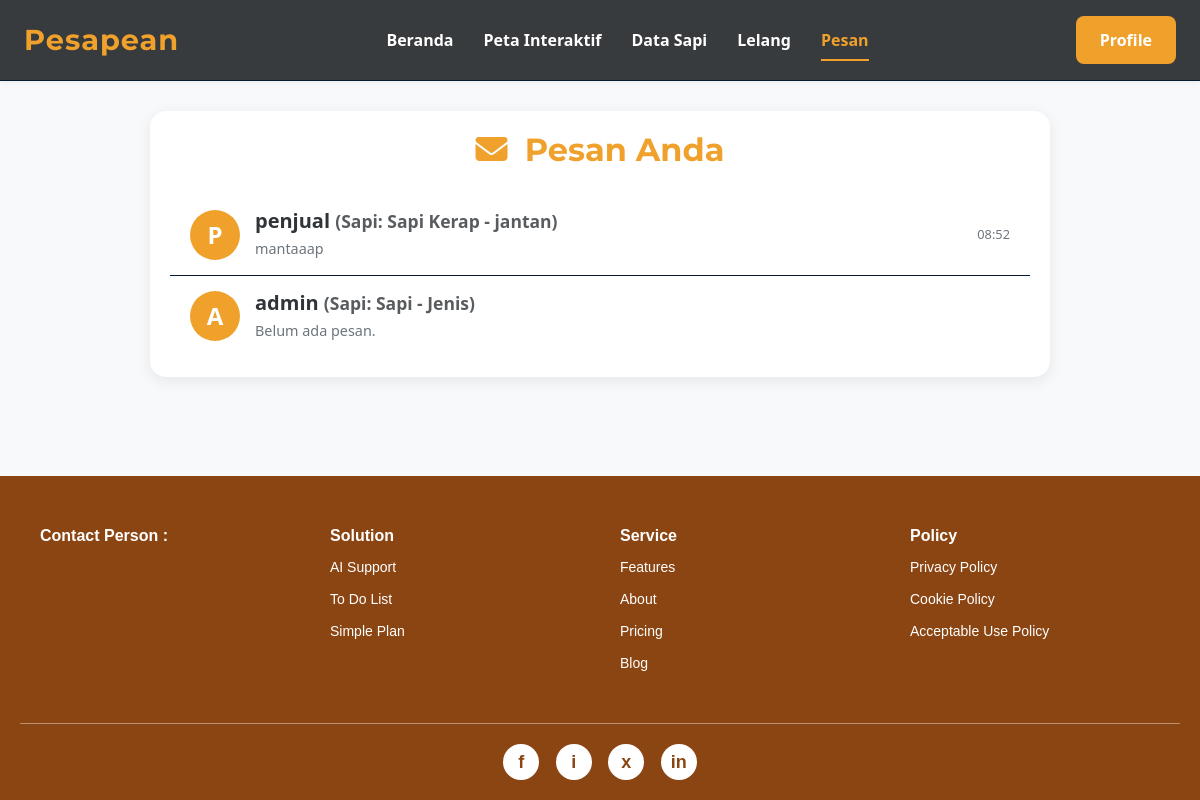
The app's page /pembeli/pesan.php (signed in) with its own data.
### tables this page shows
CREATE TABLE `chatRooms` (
  `id_chatRooms` int NOT NULL,
  `id_sapi` int DEFAULT NULL,
  `user1_id` int NOT NULL,
  `user2_id` int NOT NULL,
  `chat_type` enum('sapi_chat','admin_chat') NOT NULL DEFAULT 'sapi_chat',
  `createdAt` datetime DEFAULT CURRENT_TIMESTAMP,
  `updatedAt` datetime DEFAULT CURRENT_TIMESTAMP ON UPDATE CURRENT_TIMESTAMP
);

CREATE TABLE `macamsapi` (
  `id_macamSapi` int NOT NULL,
  `name` varchar(100) DEFAULT NULL
);

CREATE TABLE `data_sapi` (
  `id_sapi` int NOT NULL,
  `id_macamSapi` int DEFAULT NULL,
  `foto_sapi` varchar(255) DEFAULT NULL,
  `harga_sapi` int DEFAULT NULL,
  `nama_pemilik` varchar(100) DEFAULT NULL,
  `alamat_pemilik` varchar(255) DEFAULT NULL,
  `nomor_pemilik` varchar(20) DEFAULT NULL,
  `email_pemilik` varchar(100) DEFAULT NULL,
  `createdAt` datetime DEFAULT NULL,
  `updatedAt` datetime DEFAULT NULL,
  `latitude` varchar(50) DEFAULT NULL,
  `longitude` varchar(50) DEFAULT NULL,
  `jenis_kelamin` enum('jantan','betina') DEFAULT NULL,
  `id_user_penjual` int DEFAULT NULL
);

### pembeli/pesan.php (the view, shortened to what this page needs)
<?php
include '../koneksi.php';
$current_user_id = $_SESSION['id_user'];
$query = "SELECT
            cr.id_chatRooms,
            cr.id_sapi,
            cr.user1_id,
            cr.user2_id,
            ds.jenis_kelamin AS sapi_jenis_kelamin,
            ms.name AS sapi_jenis_sapi,
            CASE
                WHEN cr.user1_id = ? THEN u2.username
                ELSE u1.username
            END AS chat_partner_username,
            CASE
                WHEN cr.user1_id = ? THEN cr.user2_id
                ELSE cr.user1_id
            END AS chat_partner_id,
            (SELECT pesan FROM chatMessage WHERE id_chatRooms = cr.id_chatRooms ORDER BY waktu_kirim DESC LIMIT 1) AS last_message,
            (SELECT waktu_kirim FROM chatMessage WHERE id_chatRooms = cr.id_chatRooms ORDER BY waktu_kirim DESC LIMIT 1) AS last_message_time
          FROM
            chatRooms cr
          LEFT JOIN
            data_sapi ds ON cr.id_sapi = ds.id_sapi
          LEFT JOIN
            macamSapi ms ON ds.id_macamSapi = ms.id_macamSapi
          LEFT JOIN
            users u1 ON cr.user1_id = u1.id_user
          LEFT JOIN
            users u2 ON cr.user2_id = u2.id_user
          WHERE
            cr.user1_id = ? OR cr.user2_id = ?
          ORDER BY
            last_message_time DESC, cr.updatedAt DESC";
$stmt = mysqli_prepare($koneksi, $query);
mysqli_stmt_bind_param($stmt, "iiii", $current_user_id, $current_user_id, $current_user_id, $current_user_id);
mysqli_stmt_execute($stmt);
$result = mysqli_stmt_get_result($stmt);
?>
<!DOCTYPE html>
<html lang="id">
<head>
    <link rel="stylesheet" href="../style.css">
    <link rel="stylesheet" href="https://cdnjs.cloudflare.com/ajax/libs/font-awesome/6.5.0/css/all.min.css">
    <link href="https://cdn.jsdelivr.net/npm/bootstrap@5.3.3/dist/css/bootstrap.min.css" rel="stylesheet">
</head>
<body>
    <header class="main-header">
        <nav class="navbar">
            <div class="logo">
                <a href="beranda.php">Pesapean</a>
            </div>
            <ul class="nav-links">
                <li><a href="beranda.php">Beranda</a></li>
                <li><a href="peta.php">Peta Interaktif</a></li>
                <li><a href="data_sapi.php?jenis=sonok">Data Sapi</a></li>
                <li><a href="lelang.php">Lelang</a></li>
                <li><a href="pesan.php" class="active">Pesan</a></li>
            </ul>
            <div class="auth-links">
                <?php
                if (isset($_SESSION['id_user'])) {
                    echo '<a href="../auth/profile.php" class="btn btn-primary">Profile</a>';
                } else {
                    echo '<a href="../auth/login.php" class="btn btn-primary">Login</a>';
                    echo '<a href="../auth/register.php" class="btn btn-outline-primary">Daftar</a>';
                }
                ?>
            </div>
        </nav>
    </header>
    <div class="main-content">
        <div class="container">
            <div class="messages-container">
                <h2><i class="fas fa-envelope me-2"></i> Pesan Anda</h2>
                <?php if (mysqli_num_rows($result) > 0): ?>
                    <?php while ($chat = mysqli_fetch_assoc($result)): ?>
                        <?php
                        $chat_partner_id_for_link = ($chat['user1_id'] == $current_user_id) ? $chat['user2_id'] : $chat['user1_id'];
                        $sapi_display = ($chat['sapi_jenis_sapi'] ?? 'Sapi') . ' - ' . ($chat['sapi_jenis_kelamin'] ?? 'Jenis');
                        ?>
                        <a href="chat.php?sapi_id=<?= htmlspecialchars($chat['id_sapi']) ?>&recipient_id=<?= htmlspecialchars($chat_partner_id_for_link) ?>" class="chat-list-item">
                            <div class="chat-avatar">
                                <?= strtoupper(substr($chat['chat_partner_username'], 0, 1)) ?>
                            </div>
                            <div class="chat-details">
                                <h5><?= htmlspecialchars($chat['chat_partner_username']) ?> <small class="text-muted">(Sapi: <?= htmlspecialchars($sapi_display) ?>)</small></h5>
                                <p><?= htmlspecialchars($chat['last_message'] ?? 'Belum ada pesan.') ?></p>
                            </div>
                            <div class="chat-time">
                                <?php
                                if ($chat['last_message_time']) {
                                    echo date('H:i', strtotime($chat['last_message_time']));
                                }
                                ?>
                            </div>
                        </a>
                    <?php endwhile; ?>
                <?php else: ?>
                    <div class="alert alert-info text-center" role="alert">
                        <i class="fas fa-info-circle me-2"></i> Belum ada percakapan.
                    </div>
                <?php endif; ?>
            </div>
        </div>
    </div>
    <?php include '../footer.php'; ?>
</body>
</html>

### style.css (style rules this page uses)
:root { --primary-color: #f0c040; --secondary-color: #333; --accent-color: #555; --background-light: #f8f8f8; --text-color: #333; --white-color: #ffffff; --border-radius: 8px; --transition-speed: 0.3s ease; }
body { background-color: var(--background-light); font-family: 'Open Sans', Arial, sans-serif; margin: 0; padding: 0; line-height: 1.6; color: var(--text-color); }
h1, h2, h3 { font-family: 'Montserrat', sans-serif; color: var(--secondary-color); margin-top: 0; }
a { text-decoration: none; color: var(--primary-color); transition: color var(--transition-speed); }
.btn { display: inline-block; padding: 12px 25px; border: none; border-radius: 5px; cursor: pointer; font-size: 16px; font-weight: 600; transition: background-color var(--transition-speed), color var(--transition-speed); }
.btn-primary { background-color: var(--primary-color); color: var(--secondary-color); }
.main-header { background-color: var(--secondary-color); color: var(--white-color); padding: 15px 0; box-shadow: 0 2px 5px rgba(0, 0, 0, 0.1); }
.navbar { display: flex; justify-content: space-between; align-items: center; max-width: 1200px; margin: 0 auto; padding: 0 20px; }
.navbar .logo a { font-size: 28px; font-weight: 700; color: var(--primary-color); letter-spacing: 1px; }
.navbar .nav-links { list-style: none; margin: 0; padding: 0; display: flex; gap: 30px; }
.navbar .nav-links a { color: var(--white-color); font-weight: 600; font-size: 16px; position: relative; }
.navbar .nav-links a::after { content: ''; position: absolute; width: 0; height: 2px; background-color: var(--primary-color); left: 0; bottom: -5px; transition: width var(--transition-speed); }

### records on screen
chatrooms: chat_partner_username "P", chat_partner_username "penjual", macamsapi.name "Sapi Kerap - jantan", last_message "mantaaap", last_message_time "08:52"
chatrooms: chat_partner_username "A", chat_partner_username "admin", sapi_display "Sapi - Jenis", last_message "Belum ada pesan."
